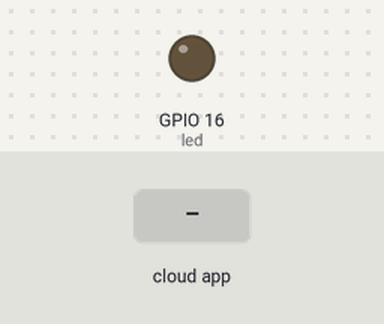
Simulated run of this sketch. Board: ESP8266 (NodeMCU). On the bench: output pins drawn as LEDs (lit = HIGH). The inputs (shaded band) are chosen by the test bench. WiFi joins after 1.5 s; servers stay silent unless stated; no MQTT or app messages arrive unless stated; what the sketch prints to the serial monitor is not drawn.

Above: at 2.8 s.
2.9 s: the phone or cloud app sets led to 0
4.4 s: the phone or cloud app sets led to 1
At 5.5 s:
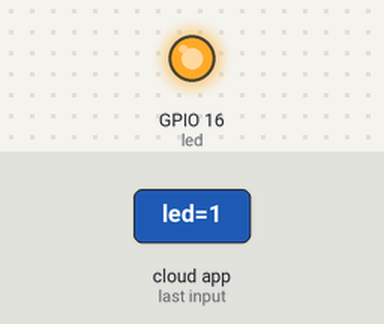
Timing chart, 0 to 7.4 s (numbered marks = the images above; inputs shaded):
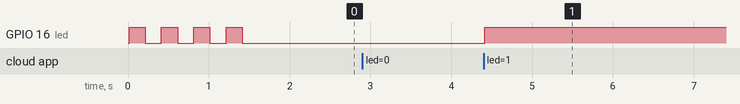

Measured:
- after the input at 2.9 s, every drawn part: stays the same
- after the input at 4.4 s, GPIO 16 (led): LOW → HIGH at once

The sketch:

MQTT_Subscribe.ino
```cpp
#include<ESP8266WiFi.h>
#include<Adafruit_MQTT_Client.h>

#define led 16
#define wifi "xxxxxxxxx"
#define password "xxxxxxx"
#define server "io.adafruit.com"
#define port 1883
#define username "xxxxxxx"
#define key "xxxxxx"

WiFiClient esp;
Adafruit_MQTT_Client mqtt(&esp,server,port,username,key);
Adafruit_MQTT_Subscribe feed(&mqtt,username"/feeds/led");


void setup() {
  pinMode(led,OUTPUT);
  Serial.begin(115200);
  delay(10);
  Serial.println("\nAdafruit MQTT");
  Serial.print("Connecting to ");
  Serial.println(wifi);
  WiFi.begin(wifi,password);
  while(WiFi.status()!=WL_CONNECTED)
  {
    Serial.print(".");
    digitalWrite(16,HIGH);
    delay(200);
    digitalWrite(16,LOW);
    delay(200);

  }
  Serial.println();
  Serial.println("WiFi connected");
  Serial.println("IP address: ");
  mqtt.subscribe(&feed);
  Serial.println("Connecting to MQTT");
  while(mqtt.connect())
  {
    delay(500);
    Serial.print(".");

  }

}

void loop() {
 while(mqtt.readSubscription(5000))
 {
  Serial.print("Got: ");
  int a=atoi((char *)feed.lastread);
  Serial.print('\t');
  Serial.println(a);
  if(a==0)
  {
    digitalWrite(led,LOW);
    }
    else
    {
      digitalWrite(led,HIGH);
      }
 }
    if(WiFi.status()!=WL_CONNECTED)
  {

    digitalWrite(16,HIGH);
    delay(200);
    digitalWrite(16,LOW);
    delay(200);

  }


}
```
